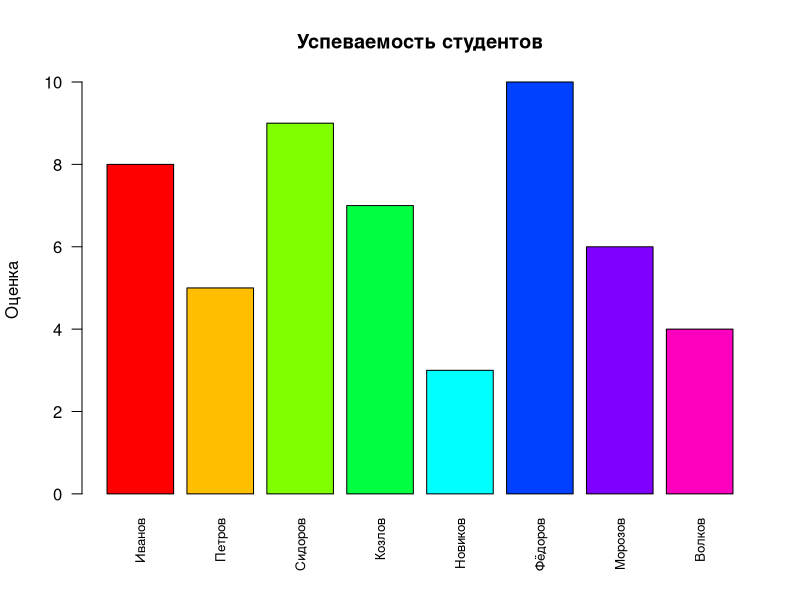
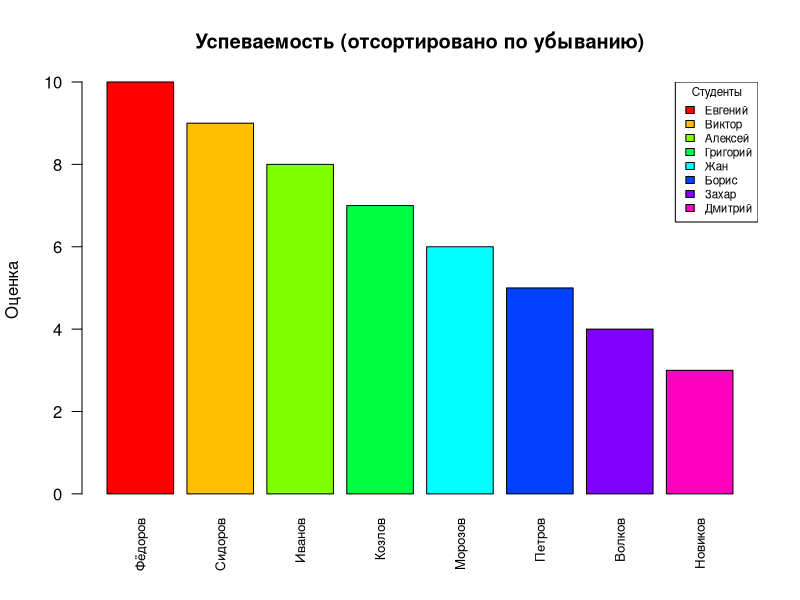
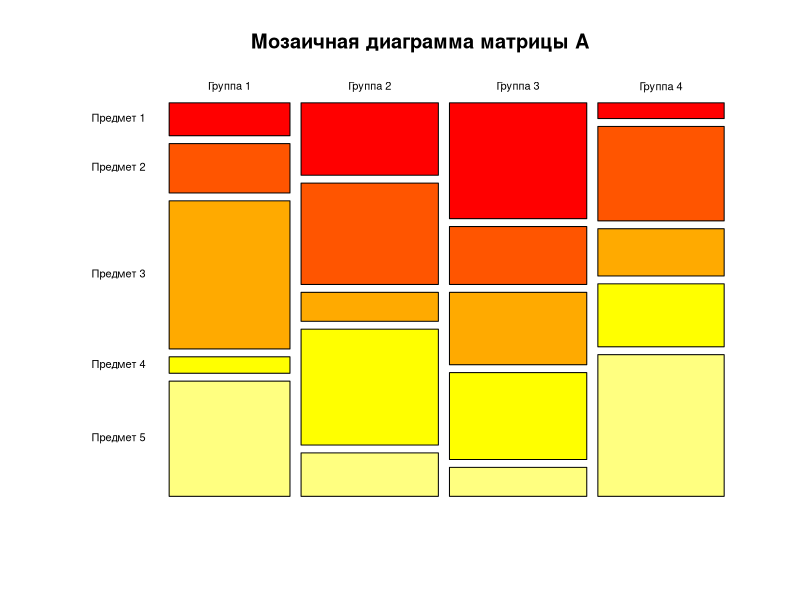
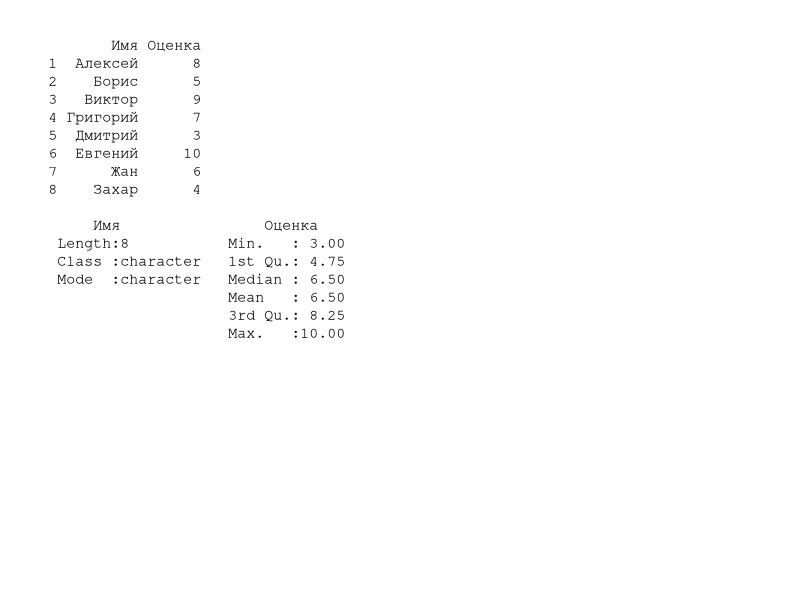

Recreate these plots in R, in order.
# Generate PNG images for lab1 report
out_dir <- "."
args <- commandArgs(trailingOnly = FALSE)
file_arg <- grep("^--file=", args, value = TRUE)
if (length(file_arg) > 0) {
  out_dir <- dirname(sub("^--file=", "", file_arg))
}

data1 <- c(8, 5, 9, 7, 3, 10, 6, 4)
names(data1) <- c("Иванов", "Петров", "Сидоров", "Козлов",
                   "Новиков", "Фёдоров", "Морозов", "Волков")
data2 <- c("Алексей", "Борис", "Виктор", "Григорий",
            "Дмитрий", "Евгений", "Жан", "Захар")

png(file.path(out_dir, "screenshot1.png"), width = 900, height = 600, res = 120)
barplot(data1,
        main = "Успеваемость студентов",
        col = rainbow(length(data1)),
        ylab = "Оценка",
        las = 2, cex.names = 0.8)
dev.off()

sorted_data1 <- sort(data1, decreasing = TRUE)
sorted_data2 <- data2[order(data1, decreasing = TRUE)]

png(file.path(out_dir, "screenshot2.png"), width = 900, height = 600, res = 120)
barplot(sorted_data1,
        main = "Успеваемость (отсортировано по убыванию)",
        col = rainbow(length(sorted_data1)),
        ylab = "Оценка", las = 2, cex.names = 0.8)
legend("topright", legend = sorted_data2,
       fill = rainbow(length(sorted_data2)),
       cex = 0.7, title = "Студенты")
dev.off()

A <- matrix(c(2, 5, 8, 1,
              3, 7, 4, 6,
              9, 2, 5, 3,
              1, 8, 6, 4,
              7, 3, 2, 9),
            nrow = 4, ncol = 5)
colnames(A) <- paste("Предмет", 1:5)
rownames(A) <- paste("Группа", 1:4)

png(file.path(out_dir, "screenshot3.png"), width = 900, height = 600, res = 120)
mosaicplot(A,
           main = "Мозаичная диаграмма матрицы A",
           color = heat.colors(ncol(A)), las = 1)
dev.off()

df <- data.frame(Имя = data2, Оценка = as.numeric(data1))
capture <- capture.output({
  print(df)
  cat("\n")
  print(summary(df))
})

png(file.path(out_dir, "screenshot4.png"), width = 900, height = 500, res = 120)
par(mar = c(1, 1, 1, 1), family = "sans")
plot.new()
text(0, 1, paste(capture, collapse = "\n"), adj = c(0, 1), cex = 0.9, family = "mono")
dev.off()

cat("Lab1 images saved to", out_dir, "\n")
